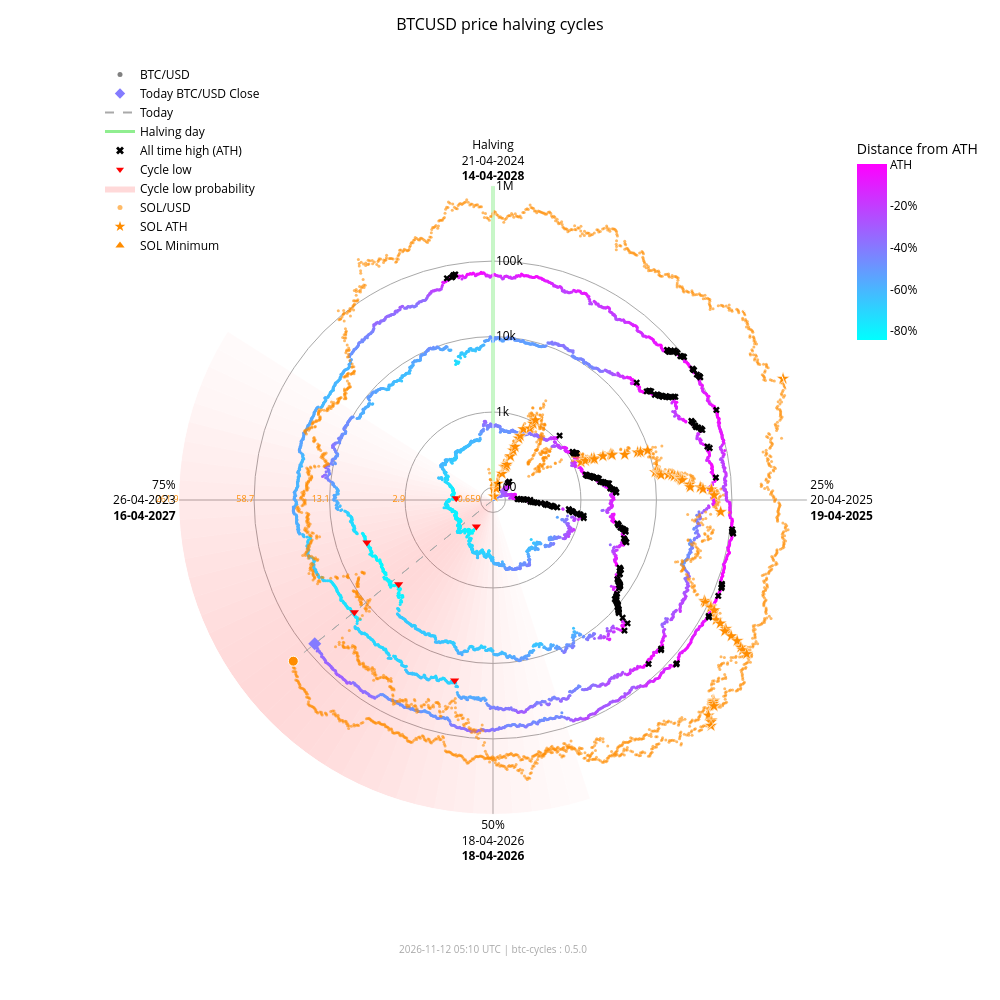

This figure's notebook cell:
### Markdown cell above
### Interactive chart with overlay

### Code cell
fig_overlay_interactive = btc.plot(
    kind="interactive",
    from_date="2012-11-28",
    overlay=sol,
)
fig_overlay_interactive.show(config={"scrollZoom": True, "displayModeBar": True})

### Figure 1 — Plotly figure (JSON) as saved in the notebook; plotly's stock layout.template omitted (floating-point values rounded to 4 significant figures; data arrays with more than 128 entries replaced by an {"elided": "..."} marker saying what was removed)
{"data": [{"fill": "toself", "fillcolor": "rgba(255,0,0,0.018306980149439524)", "hoverinfo": "skip", "line": {"width": 0}, "mode": "lines", "r": [68.43, 1000000, 1000000, 68.43, 68.43], "showlegend": false, "theta": [162.0, 162.0, 165.6, 165.6, 162.0], "type": "scatterpolar"}, {"fill": "toself", "fillcolor": "rgba(255,0,0,0.02405911634527998)", "hoverinfo": "skip", "line": {"width": 0}, "mode": "lines", "r": [68.43, 1000000, 1000000, 68.43, 68.43], "showlegend": false, "theta": [165.6, 165.6, 169.2, 169.2, 165.6], "type": "scatterpolar"}, {"fill": "toself", "fillcolor": "rgba(255,0,0,0.030803449372254352)", "hoverinfo": "skip", "line": {"width": 0}, "mode": "lines", "r": [68.43, 1000000, 1000000, 68.43, 68.43], "showlegend": false, "theta": [169.2, 169.2, 172.8, 172.8, 169.2], "type": "scatterpolar"}, {"fill": "toself", "fillcolor": "rgba(255,0,0,0.03847233586005252)", "hoverinfo": "skip", "line": {"width": 0}, "mode": "lines", "r": [68.43, 1000000, 1000000, 68.43, 68.43], "showlegend": false, "theta": [172.8, 172.8, 176.4, 176.4, 172.8], "type": "scatterpolar"}, {"fill": "toself", "fillcolor": "rgba(255,0,0,0.04694405159551339)", "hoverinfo": "skip", "line": {"width": 0}, "mode": "lines", "r": [68.43, 1000000, 1000000, 68.43, 68.43], "showlegend": false, "theta": [176.4, 176.4, 180.0, 180.0, 176.4], "type": "scatterpolar"}, {"fill": "toself", "fillcolor": "rgba(255,0,0,0.05605603979818329)", "hoverinfo": "skip", "line": {"width": 0}, "mode": "lines", "r": [68.43, 1000000, 1000000, 68.43, 68.43], "showlegend": false, "theta": [180.0, 180.0, 183.6, 183.6, 180.0], "type": "scatterpolar"}, {"fill": "toself", "fillcolor": "rgba(255,0,0,0.06562330627802694)", "hoverinfo": "skip", "line": {"width": 0}, "mode": "lines", "r": [68.43, 1000000, 1000000, 68.43, 68.43], "showlegend": false, "theta": [183.6, 183.6, 187.2, 187.2, 183.6], "type": "scatterpolar"}, {"fill": "toself", "fillcolor": "rgba(255,0,0,0.07545707932574237)", "hoverinfo": "skip", "line": {"width": 0}, "mode": "lines", "r": [68.43, 1000000, 1000000, 68.43, 68.43], "showlegend": false, "theta": [187.2, 187.2, 190.8, 190.8, 187.2], "type": "scatterpolar"}, {"fill": "toself", "fillcolor": "rgba(255,0,0,0.08537841060169407)", "hoverinfo": "skip", "line": {"width": 0}, "mode": "lines", "r": [68.43, 1000000, 1000000, 68.43, 68.43], "showlegend": false, "theta": [190.8, 190.8, 194.4, 194.4, 190.8], "type": "scatterpolar"}, {"fill": "toself", "fillcolor": "rgba(255,0,0,0.09522272137134848)", "hoverinfo": "skip", "line": {"width": 0}, "mode": "lines", "r": [68.43, 1000000, 1000000, 68.43, 68.43], "showlegend": false, "theta": [194.4, 194.4, 198.0, 198.0, 194.4], "type": "scatterpolar"}, {"fill": "toself", "fillcolor": "rgba(255,0,0,0.10483418800389058)", "hoverinfo": "skip", "line": {"width": 0}, "mode": "lines", "r": [68.43, 1000000, 1000000, 68.43, 68.43], "showlegend": false, "theta": [198.0, 198.0, 201.6, 201.6, 198.0], "type": "scatterpolar"}, {"fill": "toself", "fillcolor": "rgba(255,0,0,0.11405248627197925)", "hoverinfo": "skip", "line": {"width": 0}, "mode": "lines", "r": [68.43, 1000000, 1000000, 68.43, 68.43], "showlegend": false, "theta": [201.6, 201.6, 205.2, 205.2, 201.6], "type": "scatterpolar"}, {"fill": "toself", "fillcolor": "rgba(255,0,0,0.12269756305009562)", "hoverinfo": "skip", "line": {"width": 0}, "mode": "lines", "r": [68.43, 1000000, 1000000, 68.43, 68.43], "showlegend": false, "theta": [205.2, 205.2, 208.8, 208.8, 205.2], "type": "scatterpolar"}, {"fill": "toself", "fillcolor": "rgba(255,0,0,0.13055959037792858)", "hoverinfo": "skip", "line": {"width": 0}, "mode": "lines", "r": [68.43, 1000000, 1000000, 68.43, 68.43], "showlegend": false, "theta": [208.8, 208.8, 212.4, 212.4, 208.8], "type": "scatterpolar"}, {"fill": "toself", "fillcolor": "rgba(255,0,0,0.13740037014073872)", "hoverinfo": "skip", "line": {"width": 0}, "mode": "lines", "r": [68.43, 1000000, 1000000, 68.43, 68.43], "showlegend": false, "theta": [212.4, 212.4, 216.0, 216.0, 212.4], "type": "scatterpolar"}, {"fill": "toself", "fillcolor": "rgba(255,0,0,0.14296927208088228)", "hoverinfo": "skip", "line": {"width": 0}, "mode": "lines", "r": [68.43, 1000000, 1000000, 68.43, 68.43], "showlegend": false, "theta": [216.0, 216.0, 219.6, 219.6, 216.0], "type": "scatterpolar"}, {"fill": "toself", "fillcolor": "rgba(255,0,0,0.14703219887325494)", "hoverinfo": "skip", "line": {"width": 0}, "mode": "lines", "r": [68.43, 1000000, 1000000, 68.43, 68.43], "showlegend": false, "theta": [219.6, 219.6, 223.2, 223.2, 219.6], "type": "scatterpolar"}, {"fill": "toself", "fillcolor": "rgba(255,0,0,0.14940752827264187)", "hoverinfo": "skip", "line": {"width": 0}, "mode": "lines", "r": [68.43, 1000000, 1000000, 68.43, 68.43], "showlegend": false, "theta": [223.2, 223.2, 226.8, 226.8, 223.2], "type": "scatterpolar"}, {"fill": "toself", "fillcolor": "rgba(255,0,0,0.15)", "hoverinfo": "skip", "line": {"width": 0}, "mode": "lines", "r": [68.43, 1000000, 1000000, 68.43, 68.43], "showlegend": false, "theta": [226.8, 226.8, 230.4, 230.4, 226.8], "type": "scatterpolar"}, {"fill": "toself", "fillcolor": "rgba(255,0,0,0.14882314851976614)", "hoverinfo": "skip", "line": {"width": 0}, "mode": "lines", "r": [68.43, 1000000, 1000000, 68.43, 68.43], "showlegend": false, "theta": [230.4, 230.4, 234.0, 234.0, 230.4], "type": "scatterpolar"}, {"fill": "toself", "fillcolor": "rgba(255,0,0,0.14600334989350275)", "hoverinfo": "skip", "line": {"width": 0}, "mode": "lines", "r": [68.43, 1000000, 1000000, 68.43, 68.43], "showlegend": false, "theta": [234.0, 234.0, 237.6, 237.6, 234.0], "type": "scatterpolar"}, {"fill": "toself", "fillcolor": "rgba(255,0,0,0.14176315293000513)", "hoverinfo": "skip", "line": {"width": 0}, "mode": "lines", "r": [68.43, 1000000, 1000000, 68.43, 68.43], "showlegend": false, "theta": [237.6, 237.6, 241.2, 241.2, 237.6], "type": "scatterpolar"}, {"fill": "toself", "fillcolor": "rgba(255,0,0,0.1363869302869166)", "hoverinfo": "skip", "line": {"width": 0}, "mode": "lines", "r": [68.43, 1000000, 1000000, 68.43, 68.43], "showlegend": false, "theta": [241.2, 241.2, 244.8, 244.8, 241.2], "type": "scatterpolar"}, {"fill": "toself", "fillcolor": "rgba(255,0,0,0.13017643696734477)", "hoverinfo": "skip", "line": {"width": 0}, "mode": "lines", "r": [68.43, 1000000, 1000000, 68.43, 68.43], "showlegend": false, "theta": [244.8, 244.8, 248.4, 248.4, 244.8], "type": "scatterpolar"}, {"fill": "toself", "fillcolor": "rgba(255,0,0,0.1234063302665758)", "hoverinfo": "skip", "line": {"width": 0}, "mode": "lines", "r": [68.43, 1000000, 1000000, 68.43, 68.43], "showlegend": false, "theta": [248.4, 248.4, 252.0, 252.0, 248.4], "type": "scatterpolar"}, {"fill": "toself", "fillcolor": "rgba(255,0,0,0.11628949020714345)", "hoverinfo": "skip", "line": {"width": 0}, "mode": "lines", "r": [68.43, 1000000, 1000000, 68.43, 68.43], "showlegend": false, "theta": [252.0, 252.0, 255.6, 255.6, 252.0], "type": "scatterpolar"}, {"fill": "toself", "fillcolor": "rgba(255,0,0,0.108959277972535)", "hoverinfo": "skip", "line": {"width": 0}, "mode": "lines", "r": [68.43, 1000000, 1000000, 68.43, 68.43], "showlegend": false, "theta": [255.6, 255.6, 259.2, 259.2, 255.6], "type": "scatterpolar"}, {"fill": "toself", "fillcolor": "rgba(255,0,0,0.1014715299920515)", "hoverinfo": "skip", "line": {"width": 0}, "mode": "lines", "r": [68.43, 1000000, 1000000, 68.43, 68.43], "showlegend": false, "theta": [259.2, 259.2, 262.8, 262.8, 259.2], "type": "scatterpolar"}, {"fill": "toself", "fillcolor": "rgba(255,0,0,0.09382430417652897)", "hoverinfo": "skip", "line": {"width": 0}, "mode": "lines", "r": [68.43, 1000000, 1000000, 68.43, 68.43], "showlegend": false, "theta": [262.8, 262.8, 266.4, 266.4, 262.8], "type": "scatterpolar"}, {"fill": "toself", "fillcolor": "rgba(255,0,0,0.08598937207621672)", "hoverinfo": "skip", "line": {"width": 0}, "mode": "lines", "r": [68.43, 1000000, 1000000, 68.43, 68.43], "showlegend": false, "theta": [266.4, 266.4, 270.0, 270.0, 266.4], "type": "scatterpolar"}, {"fill": "toself", "fillcolor": "rgba(255,0,0,0.07794710108398434)", "hoverinfo": "skip", "line": {"width": 0}, "mode": "lines", "r": [68.43, 1000000, 1000000, 68.43, 68.43], "showlegend": false, "theta": [270.0, 270.0, 273.6, 273.6, 270.0], "type": "scatterpolar"}, {"fill": "toself", "fillcolor": "rgba(255,0,0,0.06971614429145927)", "hoverinfo": "skip", "line": {"width": 0}, "mode": "lines", "r": [68.43, 1000000, 1000000, 68.43, 68.43], "showlegend": false, "theta": [273.6, 273.6, 277.2, 277.2, 273.6], "type": "scatterpolar"}, {"fill": "toself", "fillcolor": "rgba(255,0,0,0.061371174705723626)", "hoverinfo": "skip", "line": {"width": 0}, "mode": "lines", "r": [68.43, 1000000, 1000000, 68.43, 68.43], "showlegend": false, "theta": [277.2, 277.2, 280.8, 280.8, 277.2], "type": "scatterpolar"}, {"fill": "toself", "fillcolor": "rgba(255,0,0,0.05304520605236535)", "hoverinfo": "skip", "line": {"width": 0}, "mode": "lines", "r": [68.43, 1000000, 1000000, 68.43, 68.43], "showlegend": false, "theta": [280.8, 280.8, 284.4, 284.4, 280.8], "type": "scatterpolar"}, {"fill": "toself", "fillcolor": "rgba(255,0,0,0.044916938988340704)", "hoverinfo": "skip", "line": {"width": 0}, "mode": "lines", "r": [68.43, 1000000, 1000000, 68.43, 68.43], "showlegend": false, "theta": [284.4, 284.4, 288.0, 288.0, 284.4], "type": "scatterpolar"}, {"fill": "toself", "fillcolor": "rgba(255,0,0,0.0371870550186571)", "hoverinfo": "skip", "line": {"width": 0}, "mode": "lines", "r": [68.43, 1000000, 1000000, 68.43, 68.43], "showlegend": false, "theta": [288.0, 288.0, 291.6, 291.6, 288.0], "type": "scatterpolar"}, {"fill": "toself", "fillcolor": "rgba(255,0,0,0.030049603184432498)", "hoverinfo": "skip", "line": {"width": 0}, "mode": "lines", "r": [68.43, 1000000, 1000000, 68.43, 68.43], "showlegend": false, "theta": [291.6, 291.6, 295.2, 295.2, 291.6], "type": "scatterpolar"}, {"fill": "toself", "fillcolor": "rgba(255,0,0,0.023665126797805223)", "hoverinfo": "skip", "line": {"width": 0}, "mode": "lines", "r": [68.43, 1000000, 1000000, 68.43, 68.43], "showlegend": false, "theta": [295.2, 295.2, 298.8, 298.8, 295.2], "type": "scatterpolar"}, {"fill": "toself", "fillcolor": "rgba(255,0,0,0.018141004067302662)", "hoverinfo": "skip", "line": {"width": 0}, "mode": "lines", "r": [68.43, 1000000, 1000000, 68.43, 68.43], "showlegend": false, "theta": [298.8, 298.8, 302.4, 302.4, 298.8], "type": "scatterpolar"}, {"hoverinfo": "skip", "line": {"color": "darkgrey", "dash": "dash", "width": 1}, "mode": "lines", "r": [68.43, 73960.0], "showlegend": false, "theta": [231.1, 231.1], "type": "scatterpolar"}, {"hoverinfo": "skip", "line": {"color": "darkgrey", "dash": "dash", "width": 1}, "mode": "lines", "r": [68.43, 171600.0], "showlegend": false, "theta": [231.1, 231.1], "type": "scatterpolar"}, {"hoverinfo": "skip", "line": {"color": "lightgreen", "width": 3}, "mode": "lines", "r": [68.43, 1000000], "showlegend": false, "theta": [0, 0], "type": "scatterpolar"}, {"hoverinfo": "text", "marker": {"color": {"elided": "4947 str values"}, "size": 3}, "mode": "markers", "r": {"elided": "4947 float values"}, "showlegend": false, "text": {"elided": "4947 str values"}, "theta": {"elided": "4947 float values"}, "type": "scatterpolar"}, {"hoverinfo": "text", "marker": {"color": "#FF8C00", "opacity": 0.6, "size": 3}, "mode": "markers", "r": {"elided": "2407 float values"}, "showlegend": false, "text": {"elided": "2407 str values"}, "theta": {"elided": "2407 float values"}, "type": "scatterpolar"}, {"hoverinfo": "text", "marker": {"color": "#847bff", "size": 10, "symbol": "diamond"}, "mode": "markers", "r": [73960.0], "showlegend": false, "text": ["Today<br>Date: 2026-11-11<br>Price: $73,964.47"], "theta": [231.1], "type": "scatterpolar"}, {"hoverinfo": "text", "marker": {"color": "#FF8C00", "line": {"color": "white", "width": 1}, "size": 10, "symbol": "circle"}, "mode": "markers", "r": [171600.0], "showlegend": false, "text": ["Today SOL<br>Date: 2026-11-11<br>Price: $83.32"], "theta": [231.1], "type": "scatterpolar"}, {"hoverinfo": "text", "marker": {"color": "#FF8C00", "line": {"color": "white", "width": 0.5}, "size": 10, "symbol": "star"}, "mode": "markers", "r": [68.43, 76.69, 98.28, 115.1, 160.2, 199.2, 200.3, 203.8, 217.3, 287.8, 349.8, 397.3, 523.3, 573.2, 718.1, 798.5, 948.0, 1078.0, 1271.0, 1461.0, 1785.0, 1908.0, 1917.0, 2530.0, 3215.0, 3302.0, 3322.0, 4795.0, 7121.0, 7760.0, 9679.0, 10370.0, 11210.0, 11600.0, 11830.0, 12190.0, 15220.0, 16990.0, 18090.0, 20010.0, 20730.0, 21720.0, 21920.0, 22700.0, 28100.0, 28410.0, 38550.0, 41750.0, 54000.0, 58230.0, 71670.0, 86520.0, 90770.0, 111800.0, 112400.0, 128500.0, 155700.0, 182600.0, 229400.0, 231200.0, 295100.0, 371400.0, 451600.0, 493500.0, 583700.0, 612100.0, 618900.0, 644000.0, 686600.0, 744100.0, 879500.0, 907500.0, 980900.0, 1000000.0], "showlegend": false, "text": ["SOL ATH<br>Date: 2020-04-10<br>Price: $0.95", "SOL ATH<br>Date: 2020-07-12<br>Price: $1.02", "SOL ATH<br>Date: 2020-07-13<br>Price: $1.18", "SOL ATH<br>Date: 2020-07-15<br>Price: $1.29", "SOL ATH<br>Date: 2020-07-26<br>Price: $1.57", "SOL ATH<br>Date: 2020-07-27<br>Price: $1.78", "SOL ATH<br>Date: 2020-07-28<br>Price: $1.78", "SOL ATH<br>Date: 2020-08-03<br>Price: $1.80", "SOL ATH<br>Date: 2020-08-04<br>Price: $1.87", "SOL ATH<br>Date: 2020-08-06<br>Price: $2.21", "SOL ATH<br>Date: 2020-08-08<br>Price: $2.47", "SOL ATH<br>Date: 2020-08-09<br>Price: $2.67", "SOL ATH<br>Date: 2020-08-10<br>Price: $3.13", "SOL ATH<br>Date: 2020-08-11<br>Price: $3.30", "SOL ATH<br>Date: 2020-08-12<br>Price: $3.77", "SOL ATH<br>Date: 2020-08-28<br>Price: $4.01", "SOL ATH<br>Date: 2020-08-30<br>Price: $4.44", "SOL ATH<br>Date: 2020-08-31<br>Price: $4.78", "SOL ATH<br>Date: 2021-02-02<br>Price: $5.27", "SOL ATH<br>Date: 2021-02-03<br>Price: $5.72", "SOL ATH<br>Date: 2021-02-04<br>Price: $6.43", "SOL ATH<br>Date: 2021-02-05<br>Price: $6.68", "SOL ATH<br>Date: 2021-02-07<br>Price: $6.70", "SOL ATH<br>Date: 2021-02-08<br>Price: $7.88", "SOL ATH<br>Date: 2021-02-10<br>Price: $9.07", "SOL ATH<br>Date: 2021-02-11<br>Price: $9.22", "SOL ATH<br>Date: 2021-02-12<br>Price: $9.25", "SOL ATH<br>Date: 2021-02-19<br>Price: $11.47", "SOL ATH<br>Date: 2021-02-22<br>Price: $14.45", "SOL ATH<br>Date: 2021-02-23<br>Price: $15.20", "SOL ATH<br>Date: 2021-02-24<br>Price: $17.30", "SOL ATH<br>Date: 2021-03-28<br>Price: $18.02", "SOL ATH<br>Date: 2021-03-29<br>Price: $18.85", "SOL ATH<br>Date: 2021-03-30<br>Price: $19.23", "SOL ATH<br>Date: 2021-03-31<br>Price: $19.47", "SOL ATH<br>Date: 2021-04-02<br>Price: $19.81", "SOL ATH<br>Date: 2021-04-03<br>Price: $22.55", "SOL ATH<br>Date: 2021-04-04<br>Price: $24.06", "SOL ATH<br>Date: 2021-04-06<br>Price: $24.96", "SOL ATH<br>Date: 2021-04-07<br>Price: $26.48", "SOL ATH<br>Date: 2021-04-08<br>Price: $27.03", "SOL ATH<br>Date: 2021-04-09<br>Price: $27.78", "SOL ATH<br>Date: 2021-04-11<br>Price: $27.93", "SOL ATH<br>Date: 2021-04-12<br>Price: $28.51", "SOL ATH<br>Date: 2021-04-18<br>Price: $32.30", "SOL ATH<br>Date: 2021-04-21<br>Price: $32.51", "SOL ATH<br>Date: 2021-04-22<br>Price: $38.88", "SOL ATH<br>Date: 2021-04-24<br>Price: $40.74", "SOL ATH<br>Date: 2021-04-25<br>Price: $47.37", "SOL ATH<br>Date: 2021-05-01<br>Price: $49.51", "SOL ATH<br>Date: 2021-05-18<br>Price: $55.91", "SOL ATH<br>Date: 2021-08-16<br>Price: $62.43", "SOL ATH<br>Date: 2021-08-17<br>Price: $64.21", "SOL ATH<br>Date: 2021-08-18<br>Price: $72.54", "SOL ATH<br>Date: 2021-08-19<br>Price: $72.76", "SOL ATH<br>Date: 2021-08-20<br>Price: $78.72", "SOL ATH<br>Date: 2021-08-27<br>Price: $88.09", "SOL ATH<br>Date: 2021-08-28<br>Price: $96.70", "SOL ATH<br>Date: 2021-08-30<br>Price: $110.54", "SOL ATH<br>Date: 2021-09-01<br>Price: $111.03", "SOL ATH<br>Date: 2021-09-02<br>Price: $128.10", "SOL ATH<br>Date: 2021-09-03<br>Price: $146.58", "SOL ATH<br>Date: 2021-09-06<br>Price: $164.38", "SOL ATH<br>Date: 2021-09-07<br>Price: $173.15", "SOL ATH<br>Date: 2021-09-08<br>Price: $191.04", "SOL ATH<br>Date: 2021-10-22<br>Price: $196.43", "SOL ATH<br>Date: 2021-10-23<br>Price: $197.70", "SOL ATH<br>Date: 2021-10-24<br>Price: $202.36", "SOL ATH<br>Date: 2021-10-25<br>Price: $210.10", "SOL ATH<br>Date: 2021-11-02<br>Price: $220.24", "SOL ATH<br>Date: 2021-11-03<br>Price: $242.90", "SOL ATH<br>Date: 2021-11-04<br>Price: $247.39", "SOL ATH<br>Date: 2021-11-06<br>Price: $258.93", "SOL ATH<br>Date: 2025-01-18<br>Price: $261.87"], "theta": [352.0, 15.5, 15.75, 16.25, 19.0, 19.25, 19.5, 21.0, 21.25, 21.75, 22.25, 22.5, 22.75, 23.0, 23.25, 27.25, 27.75, 28.0, 66.75, 67.0, 67.25, 67.5, 68.0, 68.25, 68.75, 69.0, 69.25, 71.0, 71.75, 72.0, 72.25, 80.25, 80.5, 80.75, 81.0, 81.5, 81.75, 82.0, 82.5, 82.75, 83.0, 83.25, 83.75, 84.0, 85.5, 86.25, 86.5, 87.0, 87.25, 88.75, 93.0, 115.5, 115.8, 116.0, 116.2, 116.5, 118.2, 118.5, 119.0, 119.5, 119.8, 120.0, 120.7, 121.0, 121.3, 132.2, 132.5, 132.8, 133.0, 135.0, 135.2, 135.5, 136.0, 67.3], "type": "scatterpolar"}, {"hoverinfo": "text", "marker": {"color": "#FF8C00", "line": {"color": "white", "width": 0.5}, "size": 10, "symbol": "triangle-up"}, "mode": "markers", "r": [68.43], "showlegend": false, "text": ["SOL Minimum<br>Date: 2020-05-11<br>Price: $0.52"], "theta": [0.0], "type": "scatterpolar"}, {"hoverinfo": "text", "marker": {"color": "black", "size": 6, "symbol": "x"}, "mode": "markers", "r": {"elided": "182 float values"}, "showlegend": false, "text": {"elided": "182 str values"}, "theta": {"elided": "182 float values"}, "type": "scatterpolar"}, {"hoverinfo": "text", "marker": {"color": "red", "size": 8, "symbol": "triangle-down"}, "mode": "markers", "r": [178.1, 210.5, 3237.0, 3961.0, 19020.0, 15790.0], "showlegend": false, "text": ["Cycle Low<br>Date: 2015-01-14<br>Price: $178.10<br>ATH distance: -84.5%", "Cycle Low<br>Date: 2015-08-24<br>Price: $210.49<br>ATH distance: -81.7%", "Cycle Low<br>Date: 2018-12-15<br>Price: $3,236.76<br>ATH distance: -83.4%", "Cycle Low<br>Date: 2019-03-15<br>Price: $3,960.91<br>ATH distance: -79.7%", "Cycle Low<br>Date: 2022-06-18<br>Price: $19,017.64<br>ATH distance: -71.9%", "Cycle Low<br>Date: 2022-11-21<br>Price: $15,787.28<br>ATH distance: -76.6%"], "theta": [212.1, 272.7, 228.3, 251.4, 192.0, 231.0], "type": "scatterpolar"}, {"marker": {"color": "grey", "size": 5}, "mode": "markers", "name": "BTC/USD", "r": [null], "theta": [null], "type": "scatterpolar"}, {"marker": {"color": "#847bff", "size": 8, "symbol": "diamond"}, "mode": "markers", "name": "Today BTC/USD Close", "r": [null], "theta": [null], "type": "scatterpolar"}, {"line": {"color": "darkgrey", "dash": "dash"}, "mode": "lines", "name": "Today", "r": [null], "theta": [null], "type": "scatterpolar"}, {"line": {"color": "lightgreen", "width": 3}, "mode": "lines", "name": "Halving day", "r": [null], "theta": [null], "type": "scatterpolar"}, {"marker": {"color": "black", "size": 7, "symbol": "x"}, "mode": "markers", "name": "All time high (ATH)", "r": [null], "theta": [null], "type": "scatterpolar"}, {"marker": {"color": "red", "size": 7, "symbol": "triangle-down"}, "mode": "markers", "name": "Cycle low", "r": [null], "theta": [null], "type": "scatterpolar"}, {"fill": "toself", "fillcolor": "rgba(255,0,0,0.15)", "line": {"width": 0}, "mode": "lines", "name": "Cycle low probability", "r": [null], "theta": [null], "type": "scatterpolar"}, {"marker": {"color": "#FF8C00", "opacity": 0.6, "size": 5}, "mode": "markers", "name": "SOL/USD", "r": [null], "theta": [null], "type": "scatterpolar"}, {"marker": {"color": "#FF8C00", "size": 8, "symbol": "star"}, "mode": "markers", "name": "SOL ATH", "r": [null], "theta": [null], "type": "scatterpolar"}, {"marker": {"color": "#FF8C00", "size": 8, "symbol": "triangle-up"}, "mode": "markers", "name": "SOL Minimum", "r": [null], "theta": [null], "type": "scatterpolar"}, {"hoverinfo": "skip", "marker": {"cmax": 0, "cmin": -0.8453, "color": [0], "colorbar": {"len": 0.25, "ticktext": ["ATH", "-20%", "-40%", "-60%", "-80%", "-100%"], "tickvals": [0, -0.2, -0.4, -0.6, -0.8, -1.0], "title": {"text": "Distance from ATH"}, "x": 0.95, "y": 0.92, "yanchor": "top"}, "colorscale": {"elided": "256x2 mixed values"}, "showscale": true, "size": 0}, "mode": "markers", "r": [null], "showlegend": false, "theta": [null], "type": "scatterpolar"}, {"hoverinfo": "skip", "mode": "text", "r": [100, 1000, 10000, 100000, 1000000], "showlegend": false, "text": ["0.659", "2.9", "13.1", "58.7", "261.9"], "textfont": {"color": "#FF8C00", "size": 9}, "textposition": "middle left", "theta": [270, 270, 270, 270, 270], "type": "scatterpolar"}], "layout": {"annotations": [{"font": {"color": "darkgrey", "size": 10}, "showarrow": false, "text": "2026-11-12 05:10 UTC | btc-cycles : 0.5.0", "x": 0.5, "xref": "paper", "y": -0.02, "yref": "paper"}], "font": {"color": "black"}, "height": 1000, "legend": {"bgcolor": "rgba(0,0,0,0)", "font": {"color": "black"}, "x": 0.0, "y": 1.0}, "margin": {"b": 60, "l": 100, "r": 80, "t": 60}, "paper_bgcolor": "white", "plot_bgcolor": "white", "polar": {"angularaxis": {"color": "black", "direction": "clockwise", "gridcolor": "darkgrey", "rotation": 90, "ticktext": ["Halving<br>21-04-2024<br><b>14-04-2028</b>", "25%<br>20-04-2025<br><b>19-04-2025</b>", "50%<br>18-04-2026<br><b>18-04-2026</b>", "75%<br>26-04-2023<br><b>16-04-2027</b>"], "tickvals": [0, 90, 180, 270]}, "bgcolor": "white", "domain": {"x": [0.1, 0.9], "y": [0.05, 0.95]}, "radialaxis": {"angle": 90, "color": "black", "gridcolor": "darkgrey", "range": [1.835, 6.0], "tickangle": 90, "ticktext": ["100", "1k", "10k", "100k", "1M"], "tickvals": [100, 1000, 10000, 100000, 1000000], "type": "log"}}, "title": {"font": {"color": "black", "size": 16}, "text": "BTCUSD price halving cycles", "x": 0.5}, "width": 1000}}
